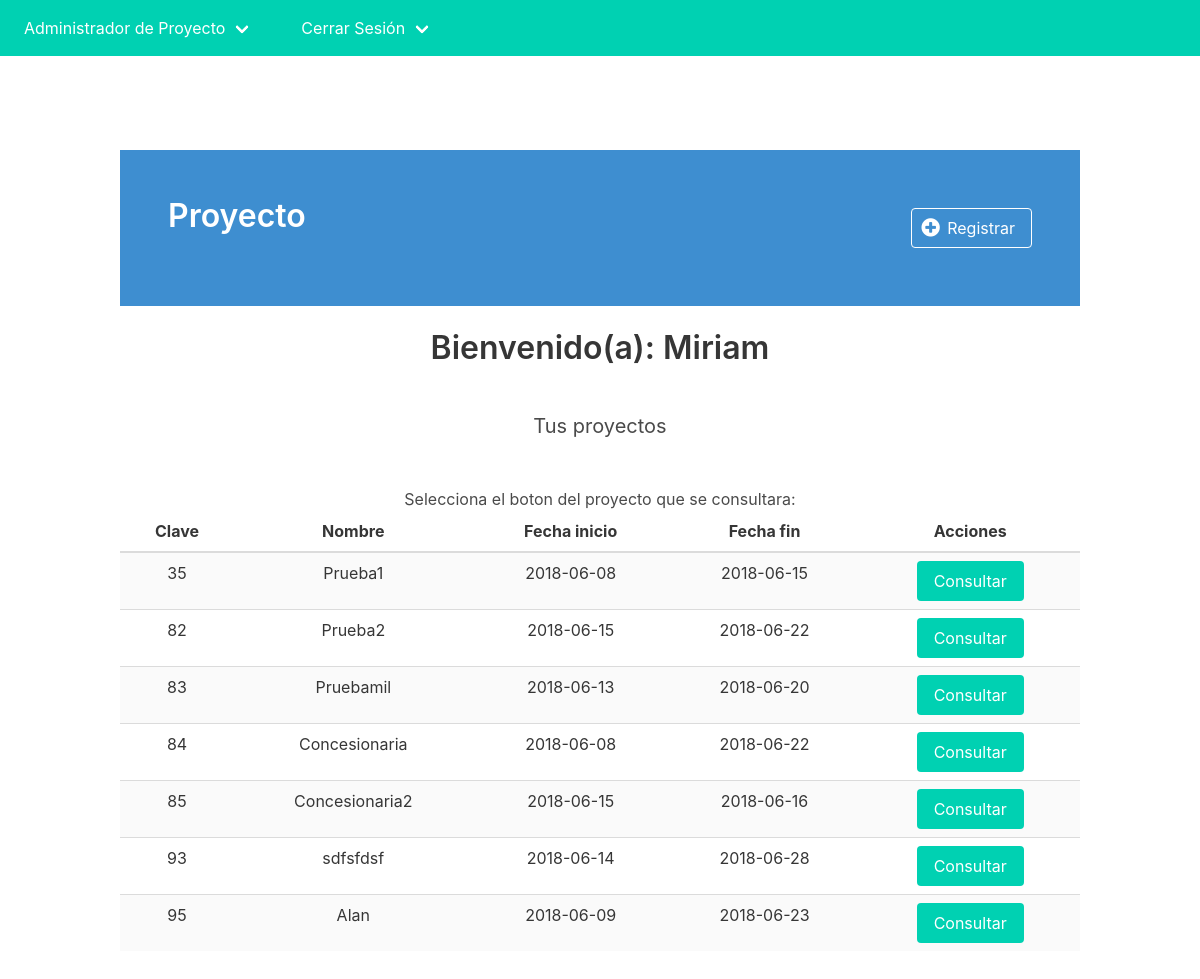
The page /admonproyecto.php (signed in) on the database its author committed.
### tables this page shows
CREATE TABLE `proyecto` (
  `id_Proyecto` int(11) NOT NULL,
  `Nom_proy` varchar(35) NOT NULL,
  `Plan_trabajo` varchar(25) NOT NULL,
  `Fechainiciop` date NOT NULL,
  `Fechafinp` date NOT NULL,
  `Presupuestoplan` decimal(10,0) NOT NULL
);

### conexion_bd.php (called while the page is built)
<?php
function conexion(){
	$host='localhost';
	$usuario='root';
	$pass='12345678';
	$db='id5952780_tablerobd';
	$conexion=mysqli_connect($host,$usuario, $pass, $db) or die('No se pudo conectar a la Base de datos'.mysqli_error($conexion));
	return $conexion;
}
?>

### admonproyecto.php (the view, shortened to what this page needs)
<?php
if(!empty($_SESSION['nombree'])){
?>
<!DOCTYPE html>
<html lang="es">
<head>
    <link rel="stylesheet" href="https://cdnjs.cloudflare.com/ajax/libs/bulma/0.6.1/css/bulma.min.css">
    <link rel="stylesheet" href="https://maxcdn.bootstrapcdn.com/font-awesome/4.7.0/css/font-awesome.min.css">
    <link rel="stylesheet" href="./css/app.css">
</head>
<body class="has-navbar-fixed-top">
    <nav class="navbar is-fixed-top is-primary" role="navigation" aria-label="main navigation" id="navbar">
        <div class="navbar-menu" id="navMenu">
            <div class="navbar-start">
                <li class="navbar-item"><a href="" class="navbar-link"><?php echo $_SESSION['rol']; ?></a></li>
                <li class="navbar-item"><a href="cerrarSesion.php" class="navbar-link">Cerrar Sesión</a></li>
            </div>
        </div>
    </nav>
    <section class="section main" id="main">
        <div class="container has-text-centered">
            <div class="hero is-info">
              <div class="hero-body">
                <div class="level">
                    <h1 class="title">Proyecto </h1>
                    <a href="admin_registro.php" class="button is-info is-inverted is-outlined">
                        <span class="icon"><i class="fa fa-plus-circle fa-lg"></i></span>&nbsp;&nbsp;
                        Registrar
                    </a>
                </div>
              </div>
            </div>
            <br>
            <div>
                <h1 class="title"><?php
                    print ' Bienvenido(a): '.$_SESSION['nombree'];
                    ?></h1><br>
                <h2 class="subtitle">Tus proyectos</h2>
            <br>
			Selecciona el boton del proyecto que se consultara:
           <table class="table is-striped is-hoverable is-fullwidth">
                <thead>
                    <tr>
                        <th>Clave</th>
                        <th>Nombre</th>
                        <th>Fecha inicio</th>
                        <th>Fecha fin</th>
                        <th>Acciones</th>
                    </tr>
                </thead>
                <tbody class="tbody">
				<form name="radiobutton"  action="admonproyectoconsult.php" method="post" enctype="application/x-www-form-urlencoded">
                    <tr>
					<?php
						include ('conexion_bd.php');
						$sql='select *from proyecto';
						$result=mysqli_query(conexion(),$sql);
						while($mostrar=mysqli_fetch_array($result)){
							?>
                        <td><?php echo $mostrar['id_Proyecto']?></td>
                        <td><?php echo $mostrar['Nom_proy']?></td>
                        <td><?php echo $mostrar['Fechainiciop']?></td>
                        <td><?php echo $mostrar['Fechafinp']?></td>
                        <td>
                            <button type="submit"  class="button is-primary" id="IDProyecto" name="IDProyecto" value="<?php echo $mostrar['id_Proyecto']?>">Consultar</button>
                        </td>
						 </tr>
						 <?php
						}
						?>
					</form>
                </tbody>
            </table>
        </div>
    </section>
</body>
</html>
<?php
}else{
    header('Location: index.php');
}
?>

### css/app.css (style rules this page uses)
.main { margin-top: 50px; }

### rows shown on the page
proyecto: id_Proyecto "35", Nom_proy "Prueba1", Fechainiciop "2018-06-08", Fechafinp "2018-06-15"
proyecto: id_Proyecto "82", Nom_proy "Prueba2", Fechainiciop "2018-06-15", Fechafinp "2018-06-22"
proyecto: id_Proyecto "83", Nom_proy "Pruebamil", Fechainiciop "2018-06-13", Fechafinp "2018-06-20"
proyecto: id_Proyecto "84", Nom_proy "Concesionaria", Fechainiciop "2018-06-08", Fechafinp "2018-06-22"
proyecto: id_Proyecto "85", Nom_proy "Concesionaria2", Fechainiciop "2018-06-15", Fechafinp "2018-06-16"
proyecto: id_Proyecto "93", Nom_proy "sdfsfdsf", Fechainiciop "2018-06-14", Fechafinp "2018-06-28"
proyecto: id_Proyecto "95", Nom_proy "Alan", Fechainiciop "2018-06-09", Fechafinp "2018-06-23"

### other values the page prints
$_SESSION['rol'] "Administrador de Proyecto"
$_SESSION['nombree'] "Miriam"
